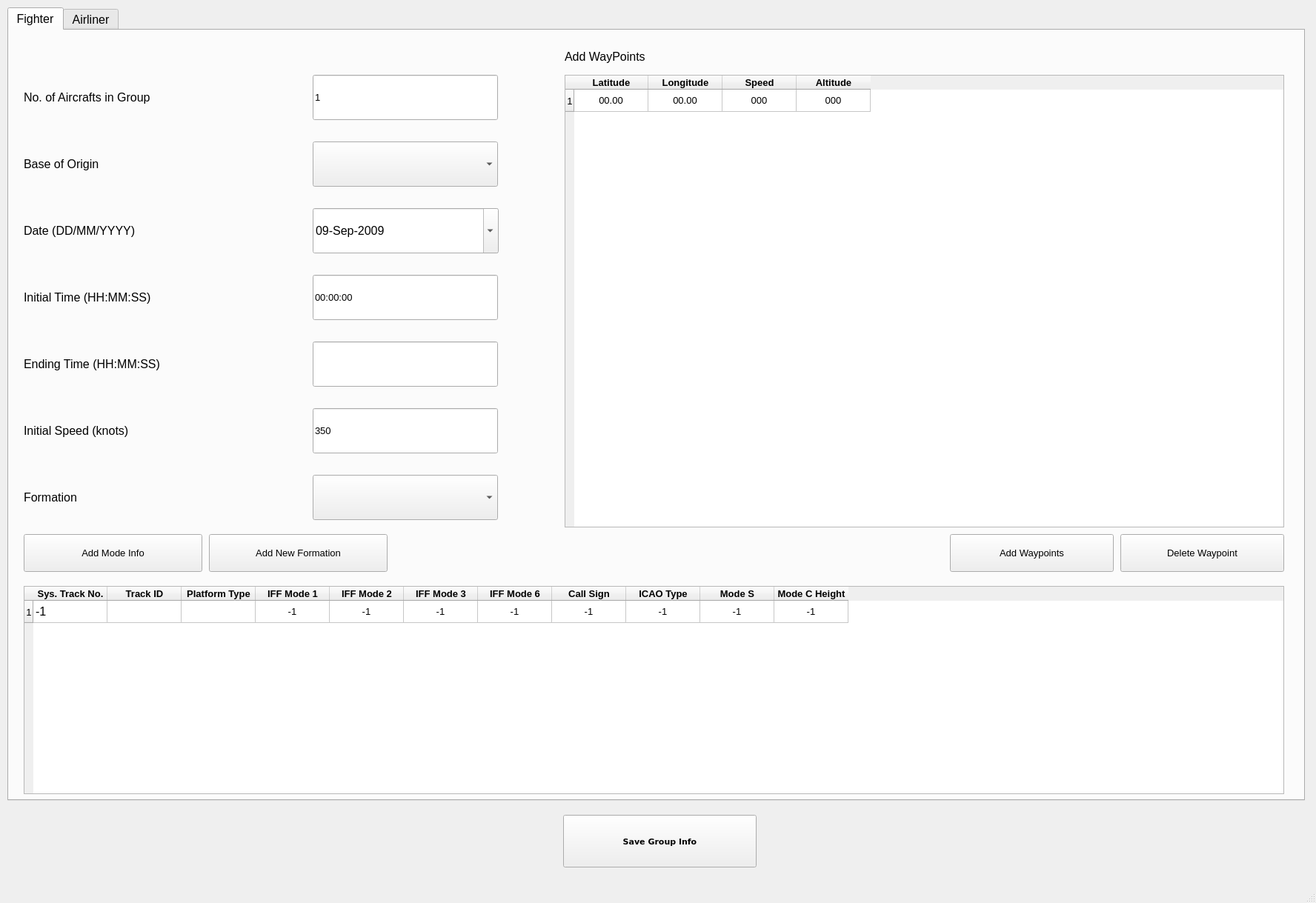
<?xml version="1.0" encoding="UTF-8"?>
<ui version="4.0">
 <class>MainWindow</class>
 <widget class="QMainWindow" name="MainWindow">
  <property name="geometry">
   <rect>
    <x>0</x>
    <y>0</y>
    <width>1776</width>
    <height>1219</height>
   </rect>
  </property>
  <property name="windowTitle">
   <string>Scenario Generator</string>
  </property>
  <widget class="QWidget" name="centralwidget">
   <widget class="QPushButton" name="save_btn">
    <property name="geometry">
     <rect>
      <x>760</x>
      <y>1100</y>
      <width>261</width>
      <height>71</height>
     </rect>
    </property>
    <property name="font">
     <font>
      <family>Verdana</family>
      <pointsize>8</pointsize>
      <weight>75</weight>
      <bold>true</bold>
     </font>
    </property>
    <property name="text">
     <string>Save Group Info</string>
    </property>
    <property name="checkable">
     <bool>false</bool>
    </property>
   </widget>
   <widget class="QTabWidget" name="tabWidget">
    <property name="geometry">
     <rect>
      <x>10</x>
      <y>10</y>
      <width>1751</width>
      <height>1071</height>
     </rect>
    </property>
    <property name="font">
     <font>
      <family>MS UI Gothic</family>
      <pointsize>12</pointsize>
     </font>
    </property>
    <property name="currentIndex">
     <number>0</number>
    </property>
    <widget class="QWidget" name="fighter_tab">
     <attribute name="title">
      <string>Fighter</string>
     </attribute>
     <widget class="QComboBox" name="origin_base">
      <property name="geometry">
       <rect>
        <x>410</x>
        <y>150</y>
        <width>250</width>
        <height>61</height>
       </rect>
      </property>
      <property name="font">
       <font>
        <family>MS UI Gothic</family>
        <pointsize>10</pointsize>
       </font>
      </property>
     </widget>
     <widget class="QLabel" name="label_aircrafts">
      <property name="geometry">
       <rect>
        <x>20</x>
        <y>60</y>
        <width>371</width>
        <height>61</height>
       </rect>
      </property>
      <property name="font">
       <font>
        <family>MS UI Gothic</family>
        <pointsize>12</pointsize>
       </font>
      </property>
      <property name="text">
       <string>No. of Aircrafts in Group</string>
      </property>
      <property name="alignment">
       <set>Qt::AlignLeading|Qt::AlignLeft|Qt::AlignVCenter</set>
      </property>
     </widget>
     <widget class="QLabel" name="label_initial_speed">
      <property name="geometry">
       <rect>
        <x>20</x>
        <y>510</y>
        <width>371</width>
        <height>61</height>
       </rect>
      </property>
      <property name="font">
       <font>
        <family>MS UI Gothic</family>
        <pointsize>12</pointsize>
       </font>
      </property>
      <property name="text">
       <string>Initial Speed (knots)</string>
      </property>
      <property name="alignment">
       <set>Qt::AlignLeading|Qt::AlignLeft|Qt::AlignVCenter</set>
      </property>
     </widget>
     <widget class="QLineEdit" name="initial_time">
      <property name="geometry">
       <rect>
        <x>410</x>
        <y>330</y>
        <width>250</width>
        <height>61</height>
       </rect>
      </property>
      <property name="font">
       <font>
        <family>MS UI Gothic</family>
        <pointsize>10</pointsize>
       </font>
      </property>
      <property name="text">
       <string>00:00:00</string>
      </property>
     </widget>
     <widget class="QLabel" name="label_waypoints">
      <property name="geometry">
       <rect>
        <x>750</x>
        <y>10</y>
        <width>281</width>
        <height>51</height>
       </rect>
      </property>
      <property name="font">
       <font>
        <family>MS UI Gothic</family>
        <pointsize>12</pointsize>
       </font>
      </property>
      <property name="text">
       <string>Add WayPoints</string>
      </property>
     </widget>
     <widget class="QLabel" name="label_end_time">
      <property name="geometry">
       <rect>
        <x>20</x>
        <y>420</y>
        <width>371</width>
        <height>61</height>
       </rect>
      </property>
      <property name="font">
       <font>
        <family>MS UI Gothic</family>
        <pointsize>12</pointsize>
       </font>
      </property>
      <property name="text">
       <string>Ending Time (HH:MM:SS)</string>
      </property>
      <property name="alignment">
       <set>Qt::AlignLeading|Qt::AlignLeft|Qt::AlignVCenter</set>
      </property>
     </widget>
     <widget class="QLineEdit" name="aircrafts">
      <property name="geometry">
       <rect>
        <x>410</x>
        <y>60</y>
        <width>250</width>
        <height>61</height>
       </rect>
      </property>
      <property name="font">
       <font>
        <family>MS UI Gothic</family>
        <pointsize>10</pointsize>
       </font>
      </property>
      <property name="text">
       <string>1</string>
      </property>
     </widget>
     <widget class="QTableWidget" name="table">
      <property name="geometry">
       <rect>
        <x>750</x>
        <y>60</y>
        <width>971</width>
        <height>611</height>
       </rect>
      </property>
      <property name="cursor" stdset="0">
       <cursorShape>IBeamCursor</cursorShape>
      </property>
      <row>
       <property name="text">
        <string>1</string>
       </property>
       <property name="font">
        <font>
         <pointsize>10</pointsize>
         <weight>50</weight>
         <bold>false</bold>
        </font>
       </property>
       <property name="textAlignment">
        <set>AlignCenter</set>
       </property>
      </row>
      <column>
       <property name="text">
        <string>Latitude</string>
       </property>
       <property name="font">
        <font>
         <pointsize>10</pointsize>
         <weight>75</weight>
         <bold>true</bold>
        </font>
       </property>
       <property name="textAlignment">
        <set>AlignCenter</set>
       </property>
       <property name="background">
        <color>
         <red>170</red>
         <green>255</green>
         <blue>255</blue>
        </color>
       </property>
      </column>
      <column>
       <property name="text">
        <string>Longitude</string>
       </property>
       <property name="font">
        <font>
         <pointsize>10</pointsize>
         <weight>75</weight>
         <bold>true</bold>
        </font>
       </property>
       <property name="textAlignment">
        <set>AlignCenter</set>
       </property>
       <property name="background">
        <color>
         <red>170</red>
         <green>255</green>
         <blue>255</blue>
        </color>
       </property>
      </column>
      <column>
       <property name="text">
        <string>Speed</string>
       </property>
       <property name="font">
        <font>
         <pointsize>10</pointsize>
         <weight>75</weight>
         <bold>true</bold>
        </font>
       </property>
       <property name="textAlignment">
        <set>AlignCenter</set>
       </property>
       <property name="background">
        <color>
         <red>170</red>
         <green>255</green>
         <blue>255</blue>
        </color>
       </property>
      </column>
      <column>
       <property name="text">
        <string>Altitude</string>
       </property>
       <property name="font">
        <font>
         <pointsize>10</pointsize>
         <weight>75</weight>
         <bold>true</bold>
        </font>
       </property>
       <property name="textAlignment">
        <set>AlignCenter</set>
       </property>
       <property name="background">
        <color>
         <red>170</red>
         <green>255</green>
         <blue>255</blue>
        </color>
       </property>
      </column>
      <item row="0" column="0">
       <property name="text">
        <string>00.00</string>
       </property>
       <property name="font">
        <font>
         <pointsize>10</pointsize>
        </font>
       </property>
       <property name="textAlignment">
        <set>AlignCenter</set>
       </property>
      </item>
      <item row="0" column="1">
       <property name="text">
        <string>00.00</string>
       </property>
       <property name="font">
        <font>
         <pointsize>10</pointsize>
        </font>
       </property>
       <property name="textAlignment">
        <set>AlignCenter</set>
       </property>
      </item>
      <item row="0" column="2">
       <property name="text">
        <string>000</string>
       </property>
       <property name="font">
        <font>
         <pointsize>10</pointsize>
        </font>
       </property>
       <property name="textAlignment">
        <set>AlignCenter</set>
       </property>
      </item>
      <item row="0" column="3">
       <property name="text">
        <string>000</string>
       </property>
       <property name="font">
        <font>
         <pointsize>10</pointsize>
        </font>
       </property>
       <property name="textAlignment">
        <set>AlignCenter</set>
       </property>
      </item>
     </widget>
     <widget class="QLabel" name="label_initial_time">
      <property name="geometry">
       <rect>
        <x>20</x>
        <y>330</y>
        <width>371</width>
        <height>61</height>
       </rect>
      </property>
      <property name="font">
       <font>
        <family>MS UI Gothic</family>
        <pointsize>12</pointsize>
       </font>
      </property>
      <property name="text">
       <string>Initial Time (HH:MM:SS)</string>
      </property>
      <property name="alignment">
       <set>Qt::AlignLeading|Qt::AlignLeft|Qt::AlignVCenter</set>
      </property>
     </widget>
     <widget class="QLabel" name="label_base_origin">
      <property name="geometry">
       <rect>
        <x>20</x>
        <y>150</y>
        <width>361</width>
        <height>61</height>
       </rect>
      </property>
      <property name="font">
       <font>
        <family>MS UI Gothic</family>
        <pointsize>12</pointsize>
       </font>
      </property>
      <property name="text">
       <string>Base of Origin</string>
      </property>
     </widget>
     <widget class="QLineEdit" name="end_time">
      <property name="geometry">
       <rect>
        <x>410</x>
        <y>420</y>
        <width>250</width>
        <height>61</height>
       </rect>
      </property>
      <property name="font">
       <font>
        <family>MS UI Gothic</family>
        <pointsize>10</pointsize>
       </font>
      </property>
     </widget>
     <widget class="QLineEdit" name="initial_speed">
      <property name="geometry">
       <rect>
        <x>410</x>
        <y>510</y>
        <width>250</width>
        <height>61</height>
       </rect>
      </property>
      <property name="font">
       <font>
        <family>MS UI Gothic</family>
        <pointsize>10</pointsize>
       </font>
      </property>
      <property name="text">
       <string>350</string>
      </property>
     </widget>
     <widget class="QPushButton" name="delete_row_btn">
      <property name="geometry">
       <rect>
        <x>1500</x>
        <y>680</y>
        <width>221</width>
        <height>51</height>
       </rect>
      </property>
      <property name="font">
       <font>
        <family>MS UI Gothic</family>
        <pointsize>10</pointsize>
       </font>
      </property>
      <property name="cursor">
       <cursorShape>ArrowCursor</cursorShape>
      </property>
      <property name="text">
       <string>Delete Waypoint</string>
      </property>
     </widget>
     <widget class="QPushButton" name="add_waypoint_btn">
      <property name="geometry">
       <rect>
        <x>1270</x>
        <y>680</y>
        <width>221</width>
        <height>51</height>
       </rect>
      </property>
      <property name="font">
       <font>
        <family>MS UI Gothic</family>
        <pointsize>10</pointsize>
       </font>
      </property>
      <property name="text">
       <string>Add Waypoints</string>
      </property>
     </widget>
     <widget class="QTableWidget" name="mode_table">
      <property name="geometry">
       <rect>
        <x>20</x>
        <y>750</y>
        <width>1701</width>
        <height>281</height>
       </rect>
      </property>
      <property name="cursor" stdset="0">
       <cursorShape>IBeamCursor</cursorShape>
      </property>
      <row>
       <property name="text">
        <string>1</string>
       </property>
       <property name="font">
        <font>
         <pointsize>10</pointsize>
         <weight>50</weight>
         <bold>false</bold>
        </font>
       </property>
       <property name="textAlignment">
        <set>AlignCenter</set>
       </property>
      </row>
      <column>
       <property name="text">
        <string>Sys. Track No.</string>
       </property>
       <property name="font">
        <font>
         <pointsize>10</pointsize>
         <weight>75</weight>
         <bold>true</bold>
        </font>
       </property>
       <property name="textAlignment">
        <set>AlignCenter</set>
       </property>
       <property name="background">
        <color>
         <red>170</red>
         <green>255</green>
         <blue>255</blue>
        </color>
       </property>
      </column>
      <column>
       <property name="text">
        <string>Track ID</string>
       </property>
       <property name="font">
        <font>
         <pointsize>10</pointsize>
         <weight>75</weight>
         <bold>true</bold>
        </font>
       </property>
       <property name="textAlignment">
        <set>AlignCenter</set>
       </property>
       <property name="background">
        <color>
         <red>170</red>
         <green>255</green>
         <blue>255</blue>
        </color>
       </property>
      </column>
      <column>
       <property name="text">
        <string>Platform Type</string>
       </property>
       <property name="font">
        <font>
         <pointsize>10</pointsize>
         <weight>75</weight>
         <bold>true</bold>
        </font>
       </property>
       <property name="textAlignment">
        <set>AlignCenter</set>
       </property>
       <property name="background">
        <color>
         <red>170</red>
         <green>255</green>
         <blue>255</blue>
        </color>
       </property>
      </column>
      <column>
       <property name="text">
        <string>IFF Mode 1</string>
       </property>
       <property name="font">
        <font>
         <pointsize>10</pointsize>
         <weight>75</weight>
         <bold>true</bold>
        </font>
       </property>
       <property name="textAlignment">
        <set>AlignCenter</set>
       </property>
       <property name="background">
        <color>
         <red>170</red>
         <green>255</green>
         <blue>255</blue>
        </color>
       </property>
      </column>
      <column>
       <property name="text">
        <string>IFF Mode 2</string>
       </property>
       <property name="font">
        <font>
         <pointsize>10</pointsize>
         <weight>75</weight>
         <bold>true</bold>
        </font>
       </property>
       <property name="textAlignment">
        <set>AlignCenter</set>
       </property>
       <property name="background">
        <color>
         <red>170</red>
         <green>255</green>
         <blue>255</blue>
        </color>
       </property>
      </column>
      <column>
       <property name="text">
        <string>IFF Mode 3</string>
       </property>
       <property name="font">
        <font>
         <pointsize>10</pointsize>
         <weight>75</weight>
         <bold>true</bold>
        </font>
       </property>
       <property name="textAlignment">
        <set>AlignCenter</set>
       </property>
       <property name="background">
        <color>
         <red>170</red>
         <green>255</green>
         <blue>255</blue>
        </color>
       </property>
      </column>
      <column>
       <property name="text">
        <string>IFF Mode 6</string>
       </property>
       <property name="font">
        <font>
         <pointsize>10</pointsize>
         <weight>75</weight>
         <bold>true</bold>
        </font>
       </property>
       <property name="textAlignment">
        <set>AlignCenter</set>
       </property>
       <property name="background">
        <color>
         <red>170</red>
         <green>255</green>
         <blue>255</blue>
        </color>
       </property>
      </column>
      <column>
       <property name="text">
        <string>Call Sign</string>
       </property>
       <property name="font">
        <font>
         <pointsize>10</pointsize>
         <weight>75</weight>
         <bold>true</bold>
        </font>
       </property>
       <property name="textAlignment">
        <set>AlignCenter</set>
       </property>
       <property name="background">
        <color>
         <red>170</red>
         <green>255</green>
         <blue>255</blue>
        </color>
       </property>
      </column>
      <column>
       <property name="text">
        <string>ICAO Type</string>
       </property>
       <property name="font">
        <font>
         <pointsize>10</pointsize>
         <weight>75</weight>
         <bold>true</bold>
        </font>
       </property>
       <property name="textAlignment">
        <set>AlignCenter</set>
       </property>
       <property name="background">
        <color>
         <red>170</red>
         <green>255</green>
         <blue>255</blue>
        </color>
       </property>
      </column>
      <column>
       <property name="text">
        <string>Mode S</string>
       </property>
       <property name="font">
        <font>
         <pointsize>10</pointsize>
         <weight>75</weight>
         <bold>true</bold>
        </font>
       </property>
       <property name="textAlignment">
        <set>AlignCenter</set>
       </property>
       <property name="background">
        <color>
         <red>170</red>
         <green>255</green>
         <blue>255</blue>
        </color>
       </property>
      </column>
      <column>
       <property name="text">
        <string>Mode C Height</string>
       </property>
       <property name="font">
        <font>
         <pointsize>10</pointsize>
         <weight>75</weight>
         <bold>true</bold>
        </font>
       </property>
       <property name="textAlignment">
        <set>AlignCenter</set>
       </property>
       <property name="background">
        <color>
         <red>170</red>
         <green>255</green>
         <blue>255</blue>
        </color>
       </property>
      </column>
      <item row="0" column="0">
       <property name="text">
        <string>-1</string>
       </property>
      </item>
      <item row="0" column="1">
       <property name="text">
        <string/>
       </property>
      </item>
      <item row="0" column="2">
       <property name="text">
        <string/>
       </property>
      </item>
      <item row="0" column="3">
       <property name="text">
        <string>-1</string>
       </property>
       <property name="font">
        <font>
         <pointsize>10</pointsize>
        </font>
       </property>
       <property name="textAlignment">
        <set>AlignCenter</set>
       </property>
      </item>
      <item row="0" column="4">
       <property name="text">
        <string>-1</string>
       </property>
       <property name="font">
        <font>
         <pointsize>10</pointsize>
        </font>
       </property>
       <property name="textAlignment">
        <set>AlignCenter</set>
       </property>
      </item>
      <item row="0" column="5">
       <property name="text">
        <string>-1</string>
       </property>
       <property name="font">
        <font>
         <pointsize>10</pointsize>
        </font>
       </property>
       <property name="textAlignment">
        <set>AlignCenter</set>
       </property>
      </item>
      <item row="0" column="6">
       <property name="text">
        <string>-1</string>
       </property>
       <property name="font">
        <font>
         <pointsize>10</pointsize>
        </font>
       </property>
       <property name="textAlignment">
        <set>AlignCenter</set>
       </property>
      </item>
      <item row="0" column="7">
       <property name="text">
        <string>-1</string>
       </property>
       <property name="font">
        <font>
         <pointsize>10</pointsize>
        </font>
       </property>
       <property name="textAlignment">
        <set>AlignCenter</set>
       </property>
      </item>
      <item row="0" column="8">
       <property name="text">
        <string>-1</string>
       </property>
       <property name="font">
        <font>
         <pointsize>10</pointsize>
        </font>
       </property>
       <property name="textAlignment">
        <set>AlignCenter</set>
       </property>
      </item>
      <item row="0" column="9">
       <property name="text">
        <string>-1</string>
       </property>
       <property name="font">
        <font>
         <pointsize>10</pointsize>
        </font>
       </property>
       <property name="textAlignment">
        <set>AlignCenter</set>
       </property>
      </item>
      <item row="0" column="10">
       <property name="text">
        <string>-1</string>
       </property>
       <property name="font">
        <font>
         <pointsize>10</pointsize>
        </font>
       </property>
       <property name="textAlignment">
        <set>AlignCenter</set>
       </property>
      </item>
     </widget>
     <widget class="QPushButton" name="add_mode_info_btn">
      <property name="geometry">
       <rect>
        <x>20</x>
        <y>680</y>
        <width>241</width>
        <height>51</height>
       </rect>
      </property>
      <property name="font">
       <font>
        <family>MS UI Gothic</family>
        <pointsize>10</pointsize>
       </font>
      </property>
      <property name="text">
       <string>Add Mode Info</string>
      </property>
     </widget>
     <widget class="QPushButton" name="add_formation_btn">
      <property name="geometry">
       <rect>
        <x>270</x>
        <y>680</y>
        <width>241</width>
        <height>51</height>
       </rect>
      </property>
      <property name="font">
       <font>
        <family>MS UI Gothic</family>
        <pointsize>10</pointsize>
       </font>
      </property>
      <property name="text">
       <string>Add New Formation</string>
      </property>
     </widget>
     <widget class="QLabel" name="label_date">
      <property name="geometry">
       <rect>
        <x>20</x>
        <y>240</y>
        <width>371</width>
        <height>61</height>
       </rect>
      </property>
      <property name="font">
       <font>
        <family>MS UI Gothic</family>
        <pointsize>12</pointsize>
       </font>
      </property>
      <property name="text">
       <string>Date (DD/MM/YYYY)</string>
      </property>
      <property name="alignment">
       <set>Qt::AlignLeading|Qt::AlignLeft|Qt::AlignVCenter</set>
      </property>
     </widget>
     <widget class="QDateEdit" name="dateEdit">
      <property name="geometry">
       <rect>
        <x>410</x>
        <y>240</y>
        <width>251</width>
        <height>61</height>
       </rect>
      </property>
      <property name="currentSection">
       <enum>QDateTimeEdit::DaySection</enum>
      </property>
      <property name="displayFormat">
       <string>dd-MMM-yyyy</string>
      </property>
      <property name="calendarPopup">
       <bool>true</bool>
      </property>
      <property name="date">
       <date>
        <year>2009</year>
        <month>9</month>
        <day>9</day>
       </date>
      </property>
     </widget>
     <widget class="QComboBox" name="formations">
      <property name="geometry">
       <rect>
        <x>410</x>
        <y>600</y>
        <width>250</width>
        <height>61</height>
       </rect>
      </property>
      <property name="font">
       <font>
        <family>MS UI Gothic</family>
        <pointsize>10</pointsize>
       </font>
      </property>
     </widget>
     <widget class="QLabel" name="label_add_formation">
      <property name="geometry">
       <rect>
        <x>20</x>
        <y>600</y>
        <width>361</width>
        <height>61</height>
       </rect>
      </property>
      <property name="font">
       <font>
        <family>MS UI Gothic</family>
        <pointsize>12</pointsize>
       </font>
      </property>
      <property name="text">
       <string>Formation</string>
      </property>
     </widget>
    </widget>
    <widget class="QWidget" name="airliner_tab">
     <attribute name="title">
      <string>Airliner</string>
     </attribute>
     <widget class="QTableWidget" name="path_table">
      <property name="geometry">
       <rect>
        <x>700</x>
        <y>490</y>
        <width>251</width>
        <height>451</height>
       </rect>
      </property>
      <row>
       <property name="text">
        <string>1</string>
       </property>
      </row>
      <column>
       <property name="text">
        <string>Path</string>
       </property>
       <property name="font">
        <font>
         <pointsize>10</pointsize>
         <weight>75</weight>
         <bold>true</bold>
        </font>
       </property>
       <property name="textAlignment">
        <set>AlignCenter</set>
       </property>
       <property name="background">
        <color>
         <red>170</red>
         <green>255</green>
         <blue>255</blue>
        </color>
       </property>
      </column>
     </widget>
     <widget class="QComboBox" name="takeoff">
      <property name="geometry">
       <rect>
        <x>540</x>
        <y>50</y>
        <width>250</width>
        <height>61</height>
       </rect>
      </property>
      <property name="font">
       <font>
        <family>MS UI Gothic</family>
        <pointsize>10</pointsize>
       </font>
      </property>
     </widget>
     <widget class="QLabel" name="label_takeoff">
      <property name="geometry">
       <rect>
        <x>170</x>
        <y>50</y>
        <width>351</width>
        <height>61</height>
       </rect>
      </property>
      <property name="font">
       <font>
        <family>MS UI Gothic</family>
        <pointsize>12</pointsize>
       </font>
      </property>
      <property name="text">
       <string>Take-Off :</string>
      </property>
     </widget>
     <widget class="QComboBox" name="destination">
      <property name="geometry">
       <rect>
        <x>1250</x>
        <y>50</y>
        <width>250</width>
        <height>61</height>
       </rect>
      </property>
      <property name="font">
       <font>
        <family>MS UI Gothic</family>
        <pointsize>10</pointsize>
       </font>
      </property>
     </widget>
     <widget class="QLabel" name="label_destination">
      <property name="geometry">
       <rect>
        <x>880</x>
        <y>50</y>
        <width>351</width>
        <height>61</height>
       </rect>
      </property>
      <property name="font">
       <font>
        <family>MS UI Gothic</family>
        <pointsize>12</pointsize>
       </font>
      </property>
      <property name="text">
       <string>Destination :</string>
      </property>
     </widget>
     <widget class="QPushButton" name="add_path_btn">
      <property name="geometry">
       <rect>
        <x>640</x>
        <y>410</y>
        <width>351</width>
        <height>61</height>
       </rect>
      </property>
      <property name="font">
       <font>
        <family>MS UI Gothic</family>
        <pointsize>10</pointsize>
       </font>
      </property>
      <property name="text">
       <string>Add Path</string>
      </property>
     </widget>
     <widget class="QLabel" name="label_initial_time_airliner">
      <property name="geometry">
       <rect>
        <x>170</x>
        <y>140</y>
        <width>351</width>
        <height>61</height>
       </rect>
      </property>
      <property name="font">
       <font>
        <family>MS UI Gothic</family>
        <pointsize>12</pointsize>
       </font>
      </property>
      <property name="text">
       <string>Initial Time (HH:MM:SS)</string>
      </property>
      <property name="alignment">
       <set>Qt::AlignLeading|Qt::AlignLeft|Qt::AlignVCenter</set>
      </property>
     </widget>
     <widget class="QLineEdit" name="initial_time_airliner">
      <property name="geometry">
       <rect>
        <x>540</x>
        <y>140</y>
        <width>250</width>
        <height>61</height>
       </rect>
      </property>
      <property name="font">
       <font>
        <family>MS UI Gothic</family>
        <pointsize>10</pointsize>
       </font>
      </property>
      <property name="text">
       <string>00:00:00</string>
      </property>
     </widget>
     <widget class="QLabel" name="label_end_time_airliner">
      <property name="geometry">
       <rect>
        <x>880</x>
        <y>140</y>
        <width>351</width>
        <height>61</height>
       </rect>
      </property>
      <property name="font">
       <font>
        <family>MS UI Gothic</family>
        <pointsize>12</pointsize>
       </font>
      </property>
      <property name="text">
       <string>Ending Time (HH:MM:SS)</string>
      </property>
      <property name="alignment">
       <set>Qt::AlignLeading|Qt::AlignLeft|Qt::AlignVCenter</set>
      </property>
     </widget>
     <widget class="QLineEdit" name="end_time_airliner">
      <property name="geometry">
       <rect>
        <x>1250</x>
        <y>140</y>
        <width>250</width>
        <height>61</height>
       </rect>
      </property>
      <property name="font">
       <font>
        <family>MS UI Gothic</family>
        <pointsize>10</pointsize>
       </font>
      </property>
     </widget>
     <widget class="QLabel" name="label_cruising_speed">
      <property name="geometry">
       <rect>
        <x>170</x>
        <y>230</y>
        <width>351</width>
        <height>61</height>
       </rect>
      </property>
      <property name="font">
       <font>
        <family>MS UI Gothic</family>
        <pointsize>12</pointsize>
       </font>
      </property>
      <property name="text">
       <string>Cruising Speed (knots)</string>
      </property>
      <property name="alignment">
       <set>Qt::AlignLeading|Qt::AlignLeft|Qt::AlignVCenter</set>
      </property>
     </widget>
     <widget class="QLineEdit" name="cruising_speed">
      <property name="geometry">
       <rect>
        <x>540</x>
        <y>230</y>
        <width>250</width>
        <height>61</height>
       </rect>
      </property>
      <property name="font">
       <font>
        <family>MS UI Gothic</family>
        <pointsize>10</pointsize>
       </font>
      </property>
      <property name="text">
       <string>200</string>
      </property>
     </widget>
     <widget class="QLabel" name="label_cruising_altitude">
      <property name="geometry">
       <rect>
        <x>880</x>
        <y>230</y>
        <width>351</width>
        <height>61</height>
       </rect>
      </property>
      <property name="font">
       <font>
        <family>MS UI Gothic</family>
        <pointsize>12</pointsize>
       </font>
      </property>
      <property name="text">
       <string>Cruising Altitude</string>
      </property>
      <property name="alignment">
       <set>Qt::AlignLeading|Qt::AlignLeft|Qt::AlignVCenter</set>
      </property>
     </widget>
     <widget class="QLineEdit" name="cruising_altitude">
      <property name="geometry">
       <rect>
        <x>1250</x>
        <y>230</y>
        <width>250</width>
        <height>61</height>
       </rect>
      </property>
      <property name="font">
       <font>
        <family>MS UI Gothic</family>
        <pointsize>10</pointsize>
       </font>
      </property>
      <property name="text">
       <string>12000</string>
      </property>
     </widget>
     <widget class="QFrame" name="mode_info">
      <property name="geometry">
       <rect>
        <x>1000</x>
        <y>560</y>
        <width>551</width>
        <height>271</height>
       </rect>
      </property>
      <property name="autoFillBackground">
       <bool>true</bool>
      </property>
      <property name="frameShape">
       <enum>QFrame::StyledPanel</enum>
      </property>
      <property name="frameShadow">
       <enum>QFrame::Raised</enum>
      </property>
      <widget class="QRadioButton" name="mode_s_radio">
       <property name="geometry">
        <rect>
         <x>10</x>
         <y>10</y>
         <width>261</width>
         <height>61</height>
        </rect>
       </property>
       <property name="font">
        <font>
         <family>MS UI Gothic</family>
         <pointsize>10</pointsize>
        </font>
       </property>
       <property name="text">
        <string>Mode S</string>
       </property>
       <property name="autoExclusive">
        <bool>false</bool>
       </property>
      </widget>
      <widget class="QRadioButton" name="mode_c_radio">
       <property name="geometry">
        <rect>
         <x>10</x>
         <y>100</y>
         <width>261</width>
         <height>61</height>
        </rect>
       </property>
       <property name="font">
        <font>
         <family>MS UI Gothic</family>
         <pointsize>10</pointsize>
        </font>
       </property>
       <property name="text">
        <string>Mode C</string>
       </property>
       <property name="autoExclusive">
        <bool>false</bool>
       </property>
      </widget>
      <widget class="QLineEdit" name="mode_c_value">
       <property name="geometry">
        <rect>
         <x>280</x>
         <y>100</y>
         <width>250</width>
         <height>61</height>
        </rect>
       </property>
       <property name="font">
        <font>
         <family>MS UI Gothic</family>
         <pointsize>10</pointsize>
        </font>
       </property>
       <property name="text">
        <string>-1</string>
       </property>
      </widget>
      <widget class="QLineEdit" name="mode_s_value">
       <property name="geometry">
        <rect>
         <x>280</x>
         <y>10</y>
         <width>250</width>
         <height>61</height>
        </rect>
       </property>
       <property name="font">
        <font>
         <family>MS UI Gothic</family>
         <pointsize>10</pointsize>
        </font>
       </property>
       <property name="text">
        <string>-1</string>
       </property>
      </widget>
      <widget class="QRadioButton" name="mode_3_radio">
       <property name="geometry">
        <rect>
         <x>10</x>
         <y>190</y>
         <width>261</width>
         <height>61</height>
        </rect>
       </property>
       <property name="font">
        <font>
         <family>MS UI Gothic</family>
         <pointsize>10</pointsize>
        </font>
       </property>
       <property name="text">
        <string>Mode 3/A</string>
       </property>
       <property name="autoExclusive">
        <bool>false</bool>
       </property>
      </widget>
      <widget class="QLineEdit" name="mode_3_value">
       <property name="geometry">
        <rect>
         <x>280</x>
         <y>190</y>
         <width>250</width>
         <height>61</height>
        </rect>
       </property>
       <property name="font">
        <font>
         <family>MS UI Gothic</family>
         <pointsize>10</pointsize>
        </font>
       </property>
       <property name="text">
        <string>-1</string>
       </property>
      </widget>
     </widget>
     <widget class="QLabel" name="label_mode_info">
      <property name="geometry">
       <rect>
        <x>1000</x>
        <y>490</y>
        <width>351</width>
        <height>61</height>
       </rect>
      </property>
      <property name="font">
       <font>
        <family>MS UI Gothic</family>
        <pointsize>12</pointsize>
       </font>
      </property>
      <property name="text">
       <string>Modes:</string>
      </property>
      <property name="alignment">
       <set>Qt::AlignLeading|Qt::AlignLeft|Qt::AlignVCenter</set>
      </property>
     </widget>
     <widget class="QFrame" name="add_path_2">
      <property name="geometry">
       <rect>
        <x>170</x>
        <y>530</y>
        <width>481</width>
        <height>171</height>
       </rect>
      </property>
      <property name="autoFillBackground">
       <bool>true</bool>
      </property>
      <property name="frameShape">
       <enum>QFrame::StyledPanel</enum>
      </property>
      <property name="frameShadow">
       <enum>QFrame::Raised</enum>
      </property>
      <widget class="QPushButton" name="add_above_btn">
       <property name="geometry">
        <rect>
         <x>110</x>
         <y>90</y>
         <width>171</width>
         <height>51</height>
        </rect>
       </property>
       <property name="font">
        <font>
         <family>MS UI Gothic</family>
         <pointsize>10</pointsize>
        </font>
       </property>
       <property name="text">
        <string>Add Above</string>
       </property>
      </widget>
      <widget class="QComboBox" name="add_path_combo">
       <property name="geometry">
        <rect>
         <x>20</x>
         <y>20</y>
         <width>441</width>
         <height>61</height>
        </rect>
       </property>
       <property name="font">
        <font>
         <family>MS UI Gothic</family>
         <pointsize>10</pointsize>
        </font>
       </property>
      </widget>
      <widget class="QPushButton" name="add_below_btn">
       <property name="geometry">
        <rect>
         <x>290</x>
         <y>90</y>
         <width>171</width>
         <height>51</height>
        </rect>
       </property>
       <property name="font">
        <font>
         <family>MS UI Gothic</family>
         <pointsize>10</pointsize>
        </font>
       </property>
       <property name="text">
        <string>Add Below</string>
       </property>
      </widget>
     </widget>
     <widget class="QLabel" name="label_add_path">
      <property name="geometry">
       <rect>
        <x>170</x>
        <y>470</y>
        <width>441</width>
        <height>61</height>
       </rect>
      </property>
      <property name="font">
       <font>
        <family>MS UI Gothic</family>
        <pointsize>12</pointsize>
       </font>
      </property>
      <property name="text">
       <string>Add to path:</string>
      </property>
     </widget>
     <widget class="QDateEdit" name="dateEdit_airliner">
      <property name="geometry">
       <rect>
        <x>540</x>
        <y>320</y>
        <width>251</width>
        <height>61</height>
       </rect>
      </property>
      <property name="currentSection">
       <enum>QDateTimeEdit::DaySection</enum>
      </property>
      <property name="displayFormat">
       <string>dd-MMM-yyyy</string>
      </property>
      <property name="calendarPopup">
       <bool>true</bool>
      </property>
      <property name="date">
       <date>
        <year>2009</year>
        <month>9</month>
        <day>9</day>
       </date>
      </property>
     </widget>
     <widget class="QLabel" name="label_date_airliner">
      <property name="geometry">
       <rect>
        <x>170</x>
        <y>320</y>
        <width>351</width>
        <height>61</height>
       </rect>
      </property>
      <property name="font">
       <font>
        <family>MS UI Gothic</family>
        <pointsize>12</pointsize>
       </font>
      </property>
      <property name="text">
       <string>Date (DD/MM/YYYY)</string>
      </property>
      <property name="alignment">
       <set>Qt::AlignLeading|Qt::AlignLeft|Qt::AlignVCenter</set>
      </property>
     </widget>
     <widget class="QComboBox" name="trackId_airliner">
      <property name="geometry">
       <rect>
        <x>1250</x>
        <y>320</y>
        <width>250</width>
        <height>61</height>
       </rect>
      </property>
      <property name="font">
       <font>
        <family>MS UI Gothic</family>
        <pointsize>10</pointsize>
       </font>
      </property>
     </widget>
     <widget class="QLabel" name="label_trackId_airliner">
      <property name="geometry">
       <rect>
        <x>880</x>
        <y>320</y>
        <width>351</width>
        <height>61</height>
       </rect>
      </property>
      <property name="font">
       <font>
        <family>MS UI Gothic</family>
        <pointsize>12</pointsize>
       </font>
      </property>
      <property name="text">
       <string>Track ID :</string>
      </property>
     </widget>
    </widget>
   </widget>
  </widget>
  <widget class="QMenuBar" name="menubar">
   <property name="geometry">
    <rect>
     <x>0</x>
     <y>0</y>
     <width>1776</width>
     <height>22</height>
    </rect>
   </property>
  </widget>
  <widget class="QStatusBar" name="statusbar"/>
 </widget>
 <resources/>
 <connections/>
</ui>
